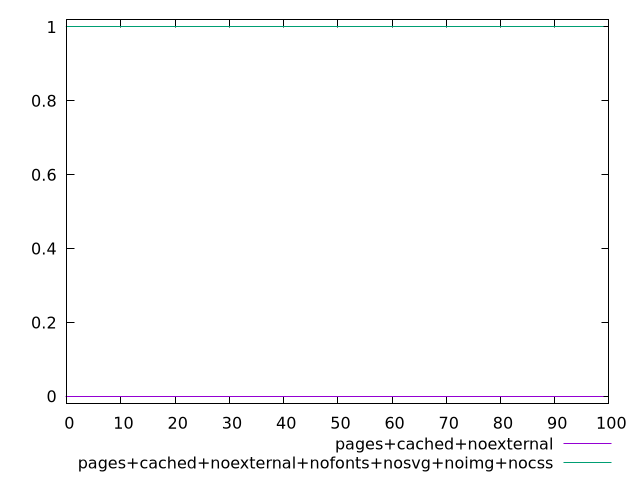

Reproduce this figure in gnuplot.
$_pagesCachedNoexternal <<EOF
0
0
0
0
0
0
0
0
0
0
0
0
0
0
0
0
0
0
0
0
0
0
0
0
0
0
0
0
0
0
0
0
0
0
0
0
0
0
0
0
0
0
0
0
0
0
0
0
0
0
0
0
0
0
0
0
0
0
0
0
0
0
0
0
0
0
0
0
0
0
0
0
0
0
0
0
0
0
0
0
0
0
0
0
0
0
0
0
0
0
0
0
0
0
0
0
0
0
0
0
EOF
$_pagesCachedNoexternalNofontsNosvgNoimgNocss <<EOF
1
1
1
1
1
1
1
1
1
1
1
1
1
1
1
1
1
1
1
1
1
1
1
1
1
1
1
1
1
1
1
1
1
1
1
1
1
1
1
1
1
1
1
1
1
1
1
1
1
1
1
1
1
1
1
1
1
1
1
1
1
1
1
1
1
1
1
1
1
1
1
1
1
1
1
1
1
1
1
1
1
1
1
1
1
1
1
1
1
1
1
1
1
1
1
1
1
1
1
1
EOF
set key outside below
set terminal pngcairo
set output "report_00005_2020-11-02T22-26-11.212Z/uses-webp-images/uses-webp-images_pages+cached+noexternal_pages+cached+noexternal+nofonts+nosvg+noimg+nocss.png"
set yrange [-0.02:1.02]
plot $_pagesCachedNoexternal title "pages+cached+noexternal" with line ,$_pagesCachedNoexternalNofontsNosvgNoimgNocss title "pages+cached+noexternal+nofonts+nosvg+noimg+nocss" with line ,
